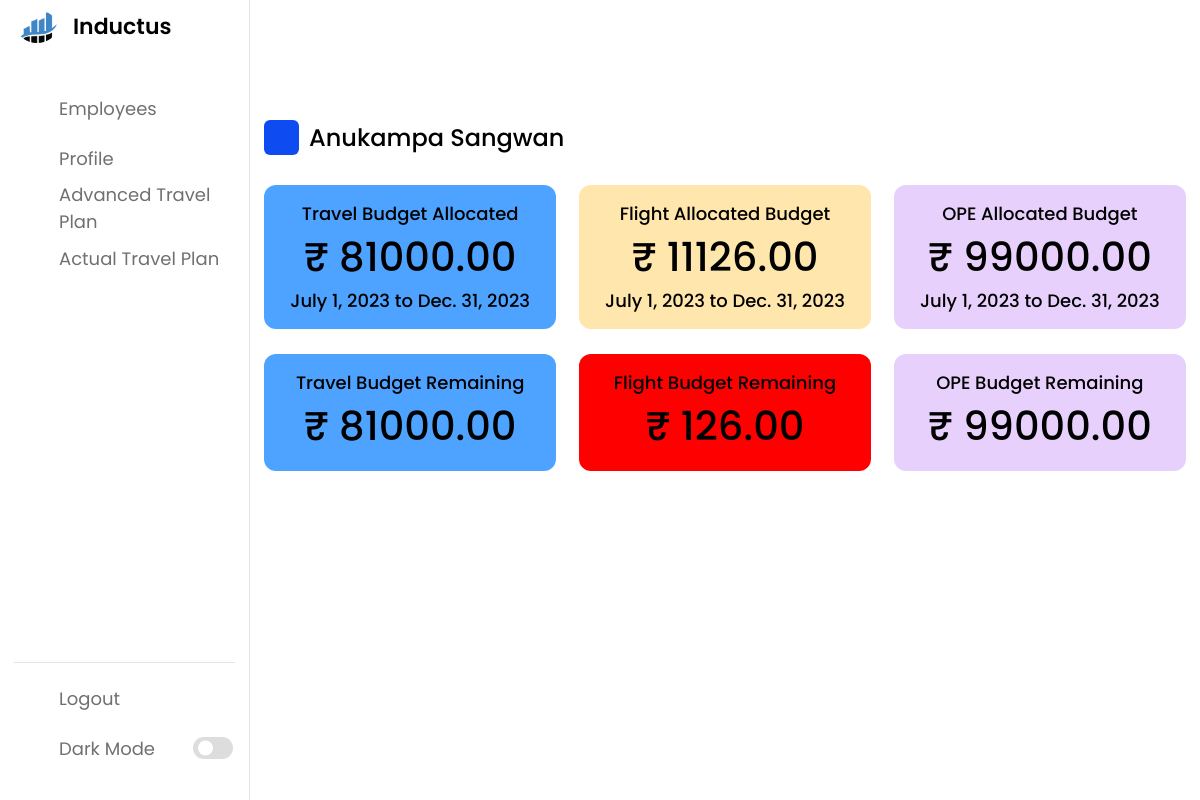
Before: /employee/f95f953b-65c9-4a14-8dfb-2c62f505cfc4/ (signed in) with the older database file.
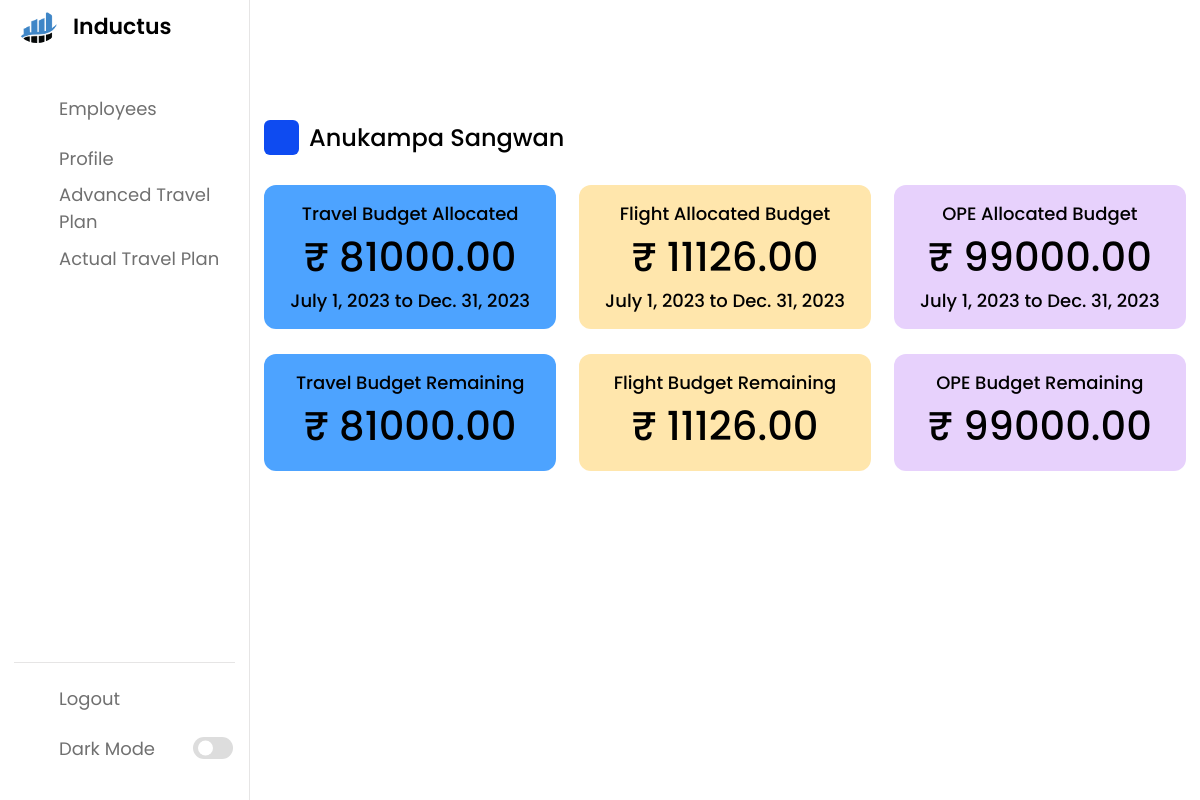
After: the same page with the newer database file.
### base/models.py (models this page shows)
class FlightBudget(models.Model):
    uuid = models.UUIDField(default = uuid.uuid4,primary_key=True,editable=False)
    employee = models.ForeignKey(Employee,on_delete=models.CASCADE, null = True)
    allocated_budget = models.DecimalField(decimal_places=2,default = 0,max_digits = 10)
    from_date = models.DateField(null = True)
    to_date = models.DateField(null = True)
    remaining_budget = models.DecimalField(decimal_places=2,default = 0,max_digits = 10)

### base/views.py (the view)
# urls.py: path('employee/<str:pk>/',EmployeeProfileView,name = "employee"),
@login_required(login_url='login')
def EmployeeProfileView(request, pk):
    try:
        employee = Employee.objects.get(uuid=pk)
        flight_budget, _ = FlightBudget.objects.get_or_create(employee=employee)
        travel_budget, _ = TravelBudget.objects.get_or_create(employee=employee)
        ope_budget, _ = OPEBudget.objects.get_or_create(employee=employee)
        remaining_budget_flight = float(flight_budget.allocated_budget) * 0.2
        remaining_budget_travel = float(travel_budget.allocated_budget) * 0.2
        remaining_budget_ope = float(ope_budget.allocated_budget) * 0.2
    except Employee.DoesNotExist:
        employee = None
        remaining_budget_flight = 0
        remaining_budget_travel = 0
        remaining_budget_ope = 0
    context = {
        'employee': employee,
        'flight_budget': flight_budget,
        'travel_budget': travel_budget,
        'ope_budget': ope_budget,
        'remaining_budget_flight': remaining_budget_flight,
        'remaining_budget_travel': remaining_budget_travel,
        'remaining_budget_ope': remaining_budget_ope,
    }
    return render(request, "profile.html", context)

### base/templates/profile.html (shortened to what the changed rows need)
{% load static %}
<!DOCTYPE html>
<html lang="en">
<head>
    <link rel="stylesheet" href="{% static 'style.css' %}">
    <link rel="stylesheet" href="https://unicons.iconscout.com/release/v4.0.0/css/line.css">
</head>
<body>
    <section class="dashboard">
        <div class="dash-content">
            <div class="overview">
                <div class="activity">
                    <div class="boxes">
                        <div class="box box2">
                            <span class="text">Flight Allocated Budget</span>
                            {% if flight_budget == 0  %}
                            <span class="number">₹ 0</span>
                            {% else %}
                            <span class="number">₹ {{flight_budget.allocated_budget}}</span>
                            <span class="text">{{flight_budget.from_date}} to {{flight_budget.to_date}}</span>
                            {% endif %}
                        </div>
                    </div>
<br>
                    <div class="boxes">
                        {% if flight_budget.remaining_budget <= remaining_budget_flight %}
                        <div class="box box2" style="background-color: red;">
                            <span class="text">Flight Budget Remaining </span>
                            {% if flight_budget == 0  %}
                            <span class="number">₹ 0</span>
                            {% else %}
                            <span class="number">₹ {{flight_budget.remaining_budget}}</span>
                            {% endif %}
                        </div>
                        {% else %}
                        <div class="box box2">
                            <span class="text">Flight Budget Remaining </span>
                            {% if flight_budget == 0  %}
                            <span class="number">₹ 0</span>
                            {% else %}
                            <span class="number">₹ {{flight_budget.remaining_budget}}</span>
                            {% endif %}
                        </div>
                        {% endif %}
                        </div>
                    </div>
                    </div>
                    </div>
    </section>
</body>
</html>

Changed rows visible on the page:
changed FlightBudget: remaining_budget "126.00" → "11126.00"
